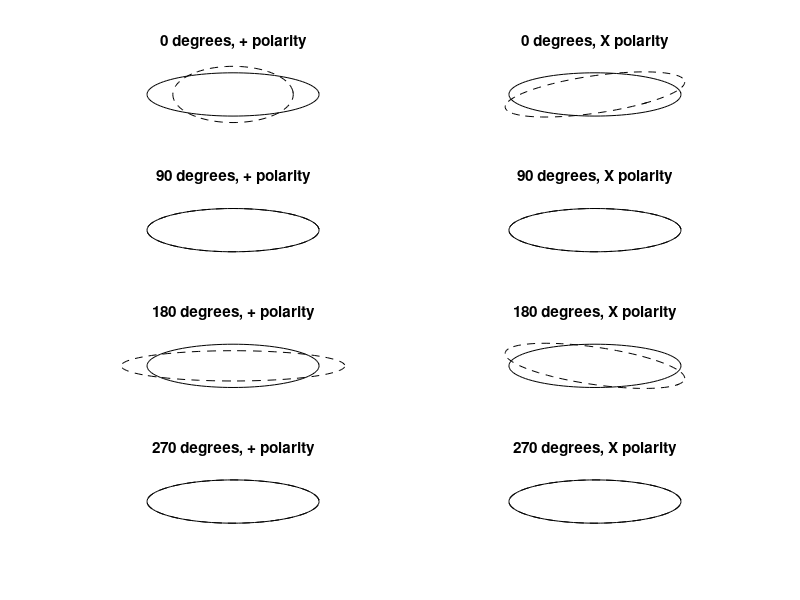

Write the MATLAB code that produced this figure.


x=zeros(102);
y=zeros(102);
xnew = zeros(102);
ynew = zeros(102);

nvplot=4;
nhplot=2;
figure

iplot = 1;
for vindex=1:4
    for hindex=1:2
        
        for i=1:102
            ynew(i)=sin(( (2*3.1415*i)/100.0 ));
            xnew(i)=cos(( (2*3.1415*i)/100.0 ));
        end
        
        if vindex == 1
            eps = 0.3;
        elseif vindex == 3
            eps = -0.3;
        else
            eps = 0.0;
        end
        
        for i=1:102
            y(i) = sin(( (2*3.1415*i)/100.0 ))* ( 1+eps);
            x(i) = cos(( (2*3.1415*i)/100.0 ))* ( 1-eps);
        end
        
        if vindex == 1 | vindex ==3
            if hindex == 2
              for i=1:102
               xh = x(i) * cos(-3.1415/4.0) - y(i) * sin(-3.1415/4.0);
              yh = x(i) * sin(-3.1415/4.0) - y(i) * sin(-3.1415/4.0);
              x(i) = xh;
              y(i) = yh;
             end
            end
        end
        
        subplot(nvplot,nhplot,iplot);
       
        plot(xnew,ynew,'k-')
        hold on
        axis manual
        plot(x,y,'k--')
        axis([-1.5 1.5 -1.5 1.5])
        axis off
        if vindex == 1 & hindex == 1
            title('0 degrees, + polarity')
        elseif vindex ==1 & hindex ==2
            title('0 degrees, X polarity')
        elseif vindex == 2 & hindex == 1
            title('90 degrees, + polarity')
        elseif vindex == 2 & hindex == 2
            title('90 degrees, X polarity')
        elseif vindex == 3 & hindex == 1
            title('180 degrees, + polarity') 
        elseif vindex == 3 & hindex == 2
            title('180 degrees, X polarity')
        elseif vindex == 4 & hindex == 1
            title('270 degrees, + polarity') 
        elseif vindex == 4 & hindex == 2
            title('270 degrees, X polarity')
        end
        %set(gca,'DataAspectRatio', [1 1 1]);
        iplot = iplot + 1;
    end
end
        